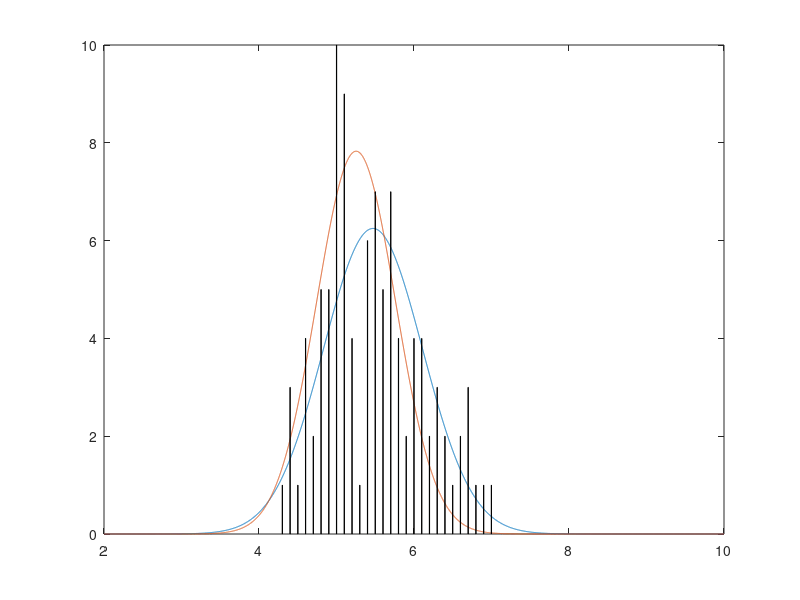

Write the MATLAB code that produced this figure.
load('data.mat');
L=[5.47099782659384,	0.638479130782612	,5.25318880652043,	0.509625135600198];
x=2:0.001:10;
a=normpdf(x,L(1),L(2));
b=normpdf(x,L(3),L(4));
c=0.5*(a+b);
plot(x,10*a);
hold on;
plot(x,10*b);
hist(data,1000);